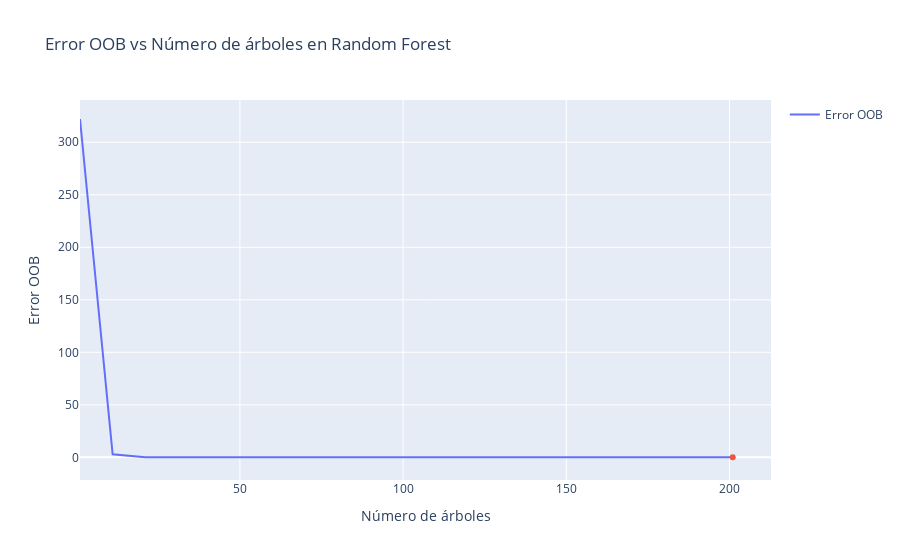

Notebook source saved alongside this figure:
### Markdown cell above
### 3.3.1. N° árboles

### Code cell
import plotly.graph_objects as go

# Definir el rango de número de árboles a considerar
tree_range = range(1, 202, 10)  # Probamos desde 1 hasta 200 árboles, de 10 en 10

# Inicializar lista para almacenar los errores OOB
oob_errors = []

# Iterar sobre el rango de número de árboles
for n_trees in tree_range:
    rf_model = RandomForestRegressor(criterion="squared_error",n_estimators=n_trees, max_depth=None, min_samples_split=2, min_samples_leaf=1, max_features=None, bootstrap=True, oob_score=True, random_state=42)
    rf_model.fit(X_RF, y_RF)
    oob_errors.append(1 - rf_model.oob_score_)

# Encontrar el número de árboles con el menor error OOB
best_num_trees = tree_range[np.argmin(oob_errors)]

# Crear figura interactiva
fig = go.Figure()

# Agregar el gráfico de línea
fig.add_trace(go.Scatter(x=list(tree_range), y=oob_errors, mode='lines', name='Error OOB'))

# Añadir marcador en el punto más bajo de Y
fig.add_trace(go.Scatter(x=[best_num_trees], y=[min(oob_errors)], mode='markers', name='Mínimo error OOB',
                         text=[f'Mínimo error OOB en {best_num_trees} árboles'], showlegend=False))

# Actualizar diseño del gráfico
fig.update_layout(title='Error OOB vs Número de árboles en Random Forest',
                   xaxis_title='Número de árboles',
                   yaxis_title='Error OOB')

# Mostrar gráfico interactivo
fig.show()

### Figure 1 — Plotly figure (JSON) as saved in the notebook; plotly's stock layout.template omitted (floating-point values rounded to 4 significant figures)
{"data": [{"mode": "lines", "name": "Error OOB", "type": "scatter", "x": [1, 11, 21, 31, 41, 51, 61, 71, 81, 91, 101, 111, 121, 131, 141, 151, 161, 171, 181, 191, 201], "y": [322.1, 2.88, 0.1328, 0.1257, 0.1234, 0.1218, 0.1207, 0.1191, 0.1182, 0.1176, 0.1174, 0.1171, 0.1167, 0.1166, 0.1167, 0.1166, 0.1166, 0.1165, 0.1162, 0.1158, 0.1156]}, {"mode": "markers", "name": "Mínimo error OOB", "showlegend": false, "text": ["Mínimo error OOB en 201 árboles"], "type": "scatter", "x": [201], "y": [0.1156]}], "layout": {"autosize": true, "title": {"text": "Error OOB vs Número de árboles en Random Forest"}, "xaxis": {"autorange": true, "range": [1, 213.2], "title": {"text": "Número de árboles"}, "type": "linear"}, "yaxis": {"autorange": true, "range": [-25.83, 340.4], "title": {"text": "Error OOB"}, "type": "linear"}}}
